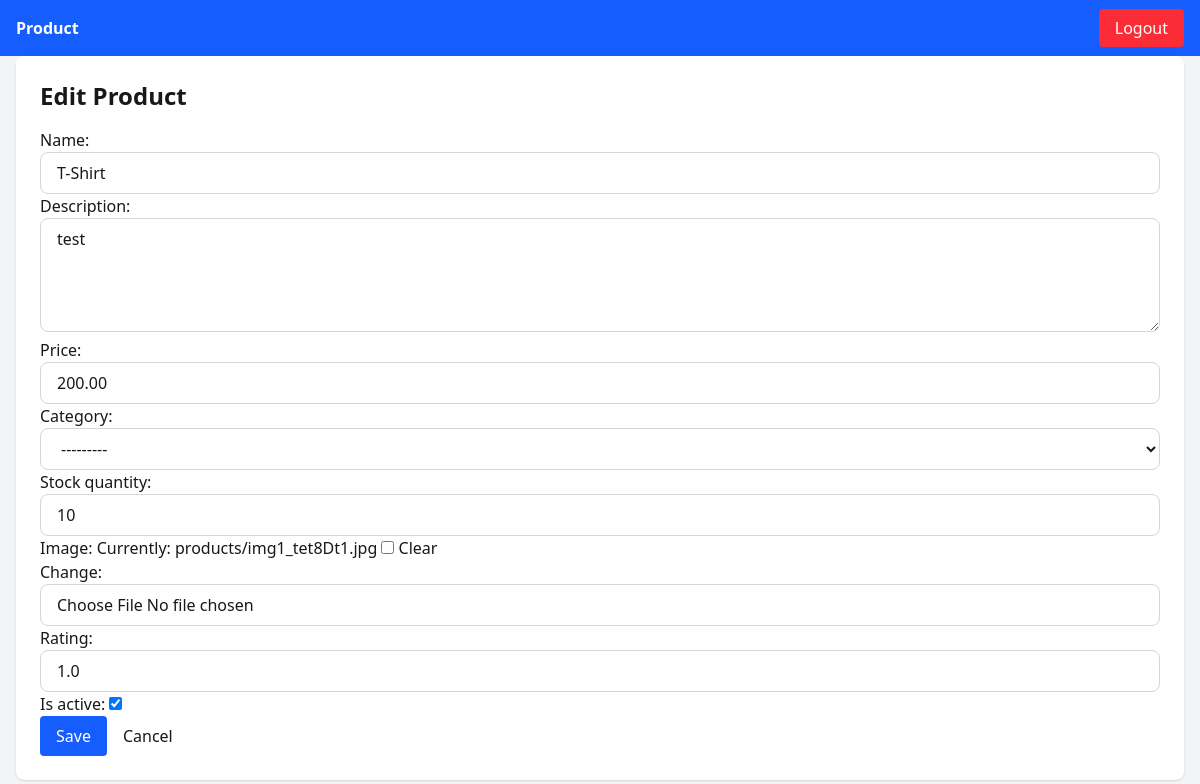
Page /dashboard/products/2/update/ (signed in) on the committed database.
### dashboard/models.py (models this page shows, shortened)
class Product(models.Model):
    STATUS_CHOICES = (
        ('in_stock', 'In Stock'),
        ('low_stock', 'Low Stock'),
        ('out_of_stock', 'Out of Stock'),
    )
    name = models.CharField(max_length=200)
    description = models.TextField(blank=True, null=True)
    price = models.DecimalField(
        max_digits=10,
        decimal_places=2,
        validators=[MinValueValidator(0)]
    )
    category = models.ForeignKey(
        Category,
        on_delete=models.SET_NULL,
        null=True,
        blank=True,
        related_name='products'
    )
    stock_quantity = models.IntegerField(
        default=0,
        validators=[MinValueValidator(0)]
    )
    status = models.CharField(
        max_length=20,
        choices=STATUS_CHOICES,
        default='in_stock'
    )
    image = models.ImageField(
        upload_to='products/',
        blank=True,
        null=True
    )
    rating = models.DecimalField(
        max_digits=3,
        decimal_places=1,
        default=0,
        validators=[MinValueValidator(0), MaxValueValidator(5)]
    )
    created_by = models.ForeignKey(
        User,
        on_delete=models.CASCADE,
        related_name='products'
    )
    created_at = models.DateTimeField(auto_now_add=True)
    updated_at = models.DateTimeField(auto_now=True)
    is_active = models.BooleanField(default=True)
    class Meta:
        ordering = ['-created_at']

class Category(models.Model):
    name = models.CharField(max_length=100, unique=True)
    description = models.TextField(blank=True, null=True)
    created_at = models.DateTimeField(auto_now_add=True)
    updated_at = models.DateTimeField(auto_now=True)
    class Meta:
        verbose_name_plural = "Categories"
        ordering = ['name']
    def __str__(self):
        return self.name

### dashboard/views.py (the view)
# urls.py: path("products/<int:pk>/update/", views.product_update, name="product_update"),
@login_required
def product_update(request, pk):
    product = get_object_or_404(Product, pk=pk, created_by=request.user)
    if request.method == 'POST':
        form = ProductForm(request.POST, request.FILES, instance=product)
        if form.is_valid():
            form.save()
            messages.success(request, 'Product updated successfully!')
            return redirect('dashboard:product_list')
        else:
            messages.error(request, 'Please correct the errors below.')
    else:
        form = ProductForm(instance=product)
    context = {
        'form': form,
        'title': 'Edit Product',
        'product': product,
    }
    return render(request, 'dashboard/product_form.html', context)

### dashboard/templates/dashboard/product_form.html (shortened to what this page needs)
{% extends "base.html" %}
{% block content %}
<div class="max-w-3xl mx-auto bg-white p-6 rounded-lg shadow">
    <h1 class="text-2xl font-bold mb-4">{{ title|default:"Product" }}</h1>
    <form method="post" enctype="multipart/form-data" class="space-y-4">
        {{ form.as_p }}
        <div class="flex gap-3">
            <button type="submit" class="px-4 py-2 bg-blue-600 text-white rounded hover:bg-blue-700">Save</button>
            <a href="{% url 'dashboard:product_list' %}" class="px-4 py-2 bg-gray-200 rounded hover:bg-gray-300">Cancel</a>
        </div>
    </form>
</div>
{% endblock %}

### rows in the picture
Product: name "T-Shirt", description "test", price "200.00", category "---------", stock_quantity "10", rating "1.0", is_active "☑"

### other values in the picture
{{ title|default:"Product" }} "Edit Product"
